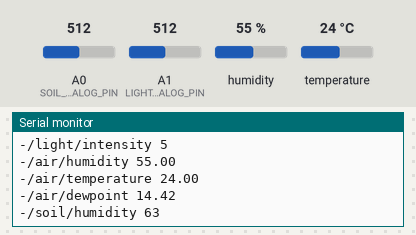
A sketch run on a simulated Arduino Uno, built with avr-gcc and run on an emulated ATmega328P. Shown: the last lines printed to the serial monitor. Wiring (inferred from the names in the program): DHT11 sensor: data pin 4. The test bench sets the inputs (shaded band); at power-on: humidity 55 %, A0 (SOIL_ANALOG_PIN) = 512, A1 (LIGHT_ANALOG_PIN) = 512, temperature 24 °C.

Above: at 4.0 s.
4.1 s: humidity set to 22 %
At 5.3 s:
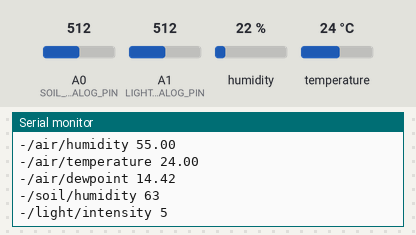
8.3 s: A0 (SOIL_ANALOG_PIN) set to 716
At 9.3 s:
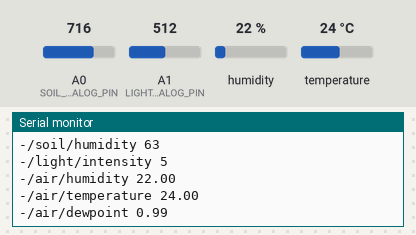
12.5 s: A1 (LIGHT_ANALOG_PIN) set to 716
At 15.1 s:
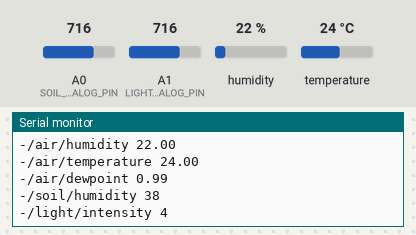
16.7 s: temperature set to 12 °C
At 20.8 s:
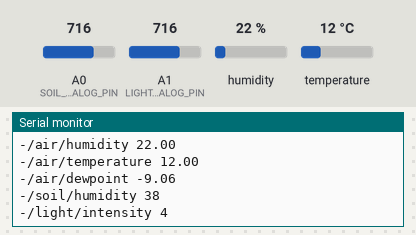
20.9 s: A0 (SOIL_ANALOG_PIN) set to 992
At 24.4 s:
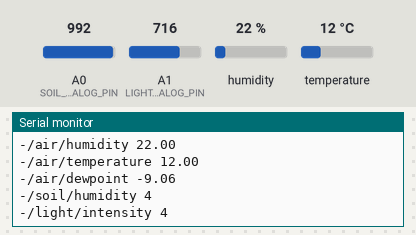
25.1 s: A1 (LIGHT_ANALOG_PIN) set to 992
At 28.3 s:
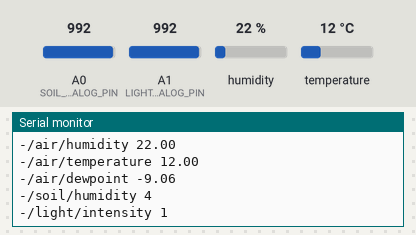
Timing chart, 0 to 29.8 s (numbered marks = the images above; inputs shaded):
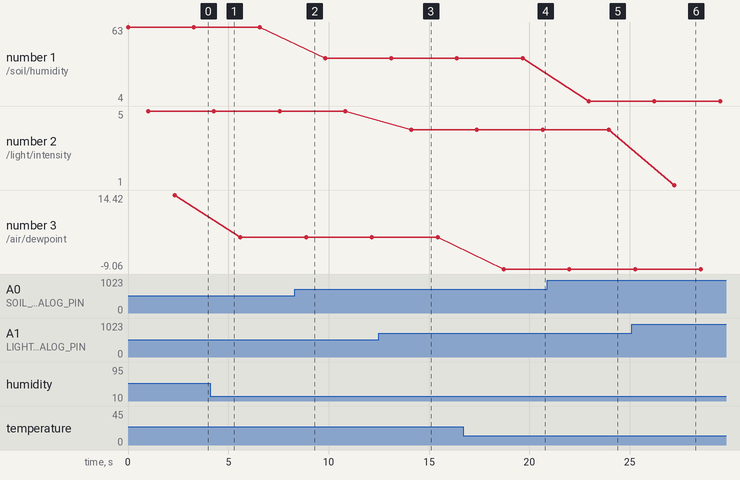

The sketch:

sketch_mar15a.ino
```cpp
    // Hardware requirement
// Soil http://dx.com/p/soil-humidity-moisture-detection-sensor-module-blue-black-white-200142
// DHT http://dx.com/p/arduino-digital-temperature-humidity-sensor-module-121350
// Photocell https://www.sparkfun.com/products/9088
// Extra sensors:
// http://air.imag.fr/index.php/SEN-08942
// http://dx.com/p/rain-raindrops-sensor-module-for-arduino-black-works-with-official-arduino-boards-228260

#include "DHT.h"

int SOIL_DIGITAL_PIN=2;
int SOIL_ANALOG_PIN=A0;

int LIGHT_ANALOG_PIN=A1;

int DHT_PIN=4;

#define DHT_TYPE DHT11   // DHT 11
//#define DHT_TYPE DHT22   // DHT 22  (AM2302)
//#define DHT_TYPE DHT21   // DHT 21 (AM2301)

// Connect middle pin of the sensor breadout to +5V
// Connect pin S of the sensor to whatever your DHTPIN is
// Connect pin - (on the right) of the sensor to GROUND

DHT dht(DHT_PIN, DHT_TYPE);

void setup() {
  Serial.begin(9600);

  pinMode(SOIL_DIGITAL_PIN, INPUT);
  dht.begin();
}

void loop() {

    Serial.print("-/soil/humidity ");
    Serial.print(map(analogRead(SOIL_ANALOG_PIN),200,1023,100,0));
//    Serial.print("/soil/alert ");
//    Serial.println(digitalRead(SOIL_DIGITAL_PIN));
    Serial.println();

  delay(1000);

  int lightSensorValue = analogRead(LIGHT_ANALOG_PIN);
  Serial.print("-/light/intensity ");
  Serial.print(map(lightSensorValue,0,1023,10,0));
  Serial.println();

  delay(1000);

  float humidity = dht.readHumidity();
  float temperature = dht.readTemperature();

  // check if returns are valid, if they are NaN (not a number) then something went wrong!
  if (isnan(humidity) || isnan(temperature)) {
    Serial.println("-/error DHT");
  } else {
    Serial.print("-/air/humidity ");
    Serial.print(humidity);
    Serial.println();
    Serial.print("-/air/temperature ");
    Serial.print(temperature);
    Serial.println();
    Serial.print("-/air/dewpoint ");
    Serial.print(dewPoint(temperature, humidity));
    Serial.println();
  }
  delay(1000);
}


// from http://arduino-info.wikispaces.com/DHT11-Humidity-TempSensor


/*-----( Declare User-written Functions )-----*/
//
//Celsius to Fahrenheit conversion
double Fahrenheit(double celsius)
{
        return 1.8 * celsius + 32;
}

//Celsius to Kelvin conversion
double Kelvin(double celsius)
{
        return celsius + 273.15;
}

// dewPoint function NOAA
// reference: http://wahiduddin.net/calc/density_algorithms.htm
double dewPoint(double celsius, double humidity)
{
        double A0= 373.15/(273.15 + celsius);
        double SUM = -7.90298 * (A0-1);
        SUM += 5.02808 * log10(A0);
        SUM += -1.3816e-7 * (pow(10, (11.344*(1-1/A0)))-1) ;
        SUM += 8.1328e-3 * (pow(10,(-3.49149*(A0-1)))-1) ;
        SUM += log10(1013.246);
        double VP = pow(10, SUM-3) * humidity;
        double T = log(VP/0.61078);   // temp var
        return (241.88 * T) / (17.558-T);
}

// delta max = 0.6544 wrt dewPoint()
// 5x faster than dewPoint()
// reference: http://en.wikipedia.org/wiki/Dew_point
double dewPointFast(double celsius, double humidity)
{
        double a = 17.271;
        double b = 237.7;
        double temp = (a * celsius) / (b + celsius) + log(humidity/100);
        double Td = (b * temp) / (a - temp);
        return Td;
}
```

DHT.cpp
```cpp
// (licence header left out)
#include "DHT.h"

#define MIN_INTERVAL 2000

DHT::DHT(uint8_t pin, uint8_t type, uint8_t count) {
  _pin = pin;
  _type = type;
  #ifdef __AVR
    _bit = digitalPinToBitMask(pin);
    _port = digitalPinToPort(pin);
  #endif
  _maxcycles = microsecondsToClockCycles(1000);  // 1 millisecond timeout for
                                                 // reading pulses from DHT sensor.
  // Note that count is now ignored as the DHT reading algorithm adjusts itself
  // basd on the speed of the processor.
}

void DHT::begin(void) {
  // set up the pins!
  pinMode(_pin, INPUT_PULLUP);
  // Using this value makes sure that millis() - lastreadtime will be
  // >= MIN_INTERVAL right away. Note that this assignment wraps around,
  // but so will the subtraction.
  _lastreadtime = -MIN_INTERVAL;
  DEBUG_PRINT("Max clock cycles: "); DEBUG_PRINTLN(_maxcycles, DEC);
}

//boolean S == Scale.  True == Fahrenheit; False == Celcius
float DHT::readTemperature(bool S, bool force) {
  float f = NAN;

  if (read(force)) {
    switch (_type) {
    case DHT11:
      f = data[2];
      if(S) {
        f = convertCtoF(f);
      }
      break;
    case DHT22:
    case DHT21:
      f = data[2] & 0x7F;
      f *= 256;
      f += data[3];
      f *= 0.1;
      if (data[2] & 0x80) {
        f *= -1;
      }
      if(S) {
        f = convertCtoF(f);
      }
      break;
    }
  }
  return f;
}

float DHT::convertCtoF(float c) {
  return c * 1.8 + 32;
}

float DHT::convertFtoC(float f) {
  return (f - 32) * 0.55555;
}

float DHT::readHumidity(bool force) {
  float f = NAN;
  if (read()) {
    switch (_type) {
    case DHT11:
      f = data[0];
      break;
    case DHT22:
    case DHT21:
      f = data[0];
      f *= 256;
      f += data[1];
      f *= 0.1;
      break;
    }
  }
  return f;
}

//boolean isFahrenheit: True == Fahrenheit; False == Celcius
float DHT::computeHeatIndex(float temperature, float percentHumidity, bool isFahrenheit) {
  // Using both Rothfusz and Steadman's equations
  // http://www.wpc.ncep.noaa.gov/html/heatindex_equation.shtml
  float hi;

  if (!isFahrenheit)
    temperature = convertCtoF(temperature);

  hi = 0.5 * (temperature + 61.0 + ((temperature - 68.0) * 1.2) + (percentHumidity * 0.094));

  if (hi > 79) {
    hi = -42.379 +
             2.04901523 * temperature +
            10.14333127 * percentHumidity +
            -0.22475541 * temperature*percentHumidity +
            -0.00683783 * pow(temperature, 2) +
            -0.05481717 * pow(percentHumidity, 2) +
             0.00122874 * pow(temperature, 2) * percentHumidity +
             0.00085282 * temperature*pow(percentHumidity, 2) +
            -0.00000199 * pow(temperature, 2) * pow(percentHumidity, 2);

    if((percentHumidity < 13) && (temperature >= 80.0) && (temperature <= 112.0))
      hi -= ((13.0 - percentHumidity) * 0.25) * sqrt((17.0 - abs(temperature - 95.0)) * 0.05882);

    else if((percentHumidity > 85.0) && (temperature >= 80.0) && (temperature <= 87.0))
      hi += ((percentHumidity - 85.0) * 0.1) * ((87.0 - temperature) * 0.2);
  }

  return isFahrenheit ? hi : convertFtoC(hi);
}

boolean DHT::read(bool force) {
  // Check if sensor was read less than two seconds ago and return early
  // to use last reading.
  uint32_t currenttime = millis();
  if (!force && ((currenttime - _lastreadtime) < 2000)) {
    return _lastresult; // return last correct measurement
  }
  _lastreadtime = currenttime;

  // Reset 40 bits of received data to zero.
  data[0] = data[1] = data[2] = data[3] = data[4] = 0;

  // Send start signal.  See DHT datasheet for full signal diagram:
  //   http://www.adafruit.com/datasheets/Digital%20humidity%20and%20temperature%20sensor%20AM2302.pdf

  // Go into high impedence state to let pull-up raise data line level and
  // start the reading process.
  digitalWrite(_pin, HIGH);
  delay(250);

  // First set data line low for 20 milliseconds.
  pinMode(_pin, OUTPUT);
  digitalWrite(_pin, LOW);
  delay(20);

  uint32_t cycles[80];
  {
    // Turn off interrupts temporarily because the next sections are timing critical
    // and we don't want any interruptions.
    InterruptLock lock;

    // End the start signal by setting data line high for 40 microseconds.
    digitalWrite(_pin, HIGH);
    delayMicroseconds(40);

    // Now start reading the data line to get the value from the DHT sensor.
    pinMode(_pin, INPUT_PULLUP);
    delayMicroseconds(10);  // Delay a bit to let sensor pull data line low.

    // First expect a low signal for ~80 microseconds followed by a high signal
    // for ~80 microseconds again.
    if (expectPulse(LOW) == 0) {
      DEBUG_PRINTLN(F("Timeout waiting for start signal low pulse."));
      _lastresult = false;
      return _lastresult;
    }
    if (expectPulse(HIGH) == 0) {
      DEBUG_PRINTLN(F("Timeout waiting for start signal high pulse."));
      _lastresult = false;
      return _lastresult;
    }

    // Now read the 40 bits sent by the sensor.  Each bit is sent as a 50
    // microsecond low pulse followed by a variable length high pulse.  If the
    // high pulse is ~28 microseconds then it's a 0 and if it's ~70 microseconds
    // then it's a 1.  We measure the cycle count of the initial 50us low pulse
    // and use that to compare to the cycle count of the high pulse to determine
    // if the bit is a 0 (high state cycle count < low state cycle count), or a
    // 1 (high state cycle count > low state cycle count). Note that for speed all
    // the pulses are read into a array and then examined in a later step.
    for (int i=0; i<80; i+=2) {
      cycles[i]   = expectPulse(LOW);
      cycles[i+1] = expectPulse(HIGH);
    }
  } // Timing critical code is now complete.

  // Inspect pulses and determine which ones are 0 (high state cycle count < low
  // state cycle count), or 1 (high state cycle count > low state cycle count).
  for (int i=0; i<40; ++i) {
    uint32_t lowCycles  = cycles[2*i];
    uint32_t highCycles = cycles[2*i+1];
    if ((lowCycles == 0) || (highCycles == 0)) {
      DEBUG_PRINTLN(F("Timeout waiting for pulse."));
      _lastresult = false;
      return _lastresult;
    }
    data[i/8] <<= 1;
    // Now compare the low and high cycle times to see if the bit is a 0 or 1.
    if (highCycles > lowCycles) {
      // High cycles are greater than 50us low cycle count, must be a 1.
      data[i/8] |= 1;
    }
    // Else high cycles are less than (or equal to, a weird case) the 50us low
    // cycle count so this must be a zero.  Nothing needs to be changed in the
    // stored data.
  }

  DEBUG_PRINTLN(F("Received:"));
  DEBUG_PRINT(data[0], HEX); DEBUG_PRINT(F(", "));
  DEBUG_PRINT(data[1], HEX); DEBUG_PRINT(F(", "));
  DEBUG_PRINT(data[2], HEX); DEBUG_PRINT(F(", "));
  DEBUG_PRINT(data[3], HEX); DEBUG_PRINT(F(", "));
  DEBUG_PRINT(data[4], HEX); DEBUG_PRINT(F(" =? "));
  DEBUG_PRINTLN((data[0] + data[1] + data[2] + data[3]) & 0xFF, HEX);

  // Check we read 40 bits and that the checksum matches.
  if (data[4] == ((data[0] + data[1] + data[2] + data[3]) & 0xFF)) {
    _lastresult = true;
    return _lastresult;
  }
  else {
    DEBUG_PRINTLN(F("Checksum failure!"));
    _lastresult = false;
    return _lastresult;
  }
}

// Expect the signal line to be at the specified level for a period of time and
// return a count of loop cycles spent at that level (this cycle count can be
// used to compare the relative time of two pulses).  If more than a millisecond
// ellapses without the level changing then the call fails with a 0 response.
// This is adapted from Arduino's pulseInLong function (which is only available
// in the very latest IDE versions):
//   https://github.com/arduino/Arduino/blob/master/hardware/arduino/avr/cores/arduino/wiring_pulse.c
uint32_t DHT::expectPulse(bool level) {
  uint32_t count = 0;
  // On AVR platforms use direct GPIO port access as it's much faster and better
  // for catching pulses that are 10's of microseconds in length:
  #ifdef __AVR
    uint8_t portState = level ? _bit : 0;
    while ((*portInputRegister(_port) & _bit) == portState) {
      if (count++ >= _maxcycles) {
        return 0; // Exceeded timeout, fail.
      }
    }
  // Otherwise fall back to using digitalRead (this seems to be necessary on ESP8266
  // right now, perhaps bugs in direct port access functions?).
  #else
    while (digitalRead(_pin) == level) {
      if (count++ >= _maxcycles) {
        return 0; // Exceeded timeout, fail.
      }
    }
  #endif

  return count;
}
```

DHT.h
```cpp
// (licence header left out)
#ifndef DHT_H
#define DHT_H

#if ARDUINO >= 100
 #include "Arduino.h"
#else
 #include "WProgram.h"
#endif


// Uncomment to enable printing out nice debug messages.
//#define DHT_DEBUG

// Define where debug output will be printed.
#define DEBUG_PRINTER Serial

// Setup debug printing macros.
#ifdef DHT_DEBUG
  #define DEBUG_PRINT(...) { DEBUG_PRINTER.print(__VA_ARGS__); }
  #define DEBUG_PRINTLN(...) { DEBUG_PRINTER.println(__VA_ARGS__); }
#else
  #define DEBUG_PRINT(...) {}
  #define DEBUG_PRINTLN(...) {}
#endif

// Define types of sensors.
#define DHT11 11
#define DHT22 22
#define DHT21 21
#define AM2301 21


class DHT {
  public:
   DHT(uint8_t pin, uint8_t type, uint8_t count=6);
   void begin(void);
   float readTemperature(bool S=false, bool force=false);
   float convertCtoF(float);
   float convertFtoC(float);
   float computeHeatIndex(float temperature, float percentHumidity, bool isFahrenheit=true);
   float readHumidity(bool force=false);
   boolean read(bool force=false);

 private:
  uint8_t data[5];
  uint8_t _pin, _type;
  #ifdef __AVR
    // Use direct GPIO access on an 8-bit AVR so keep track of the port and bitmask
    // for the digital pin connected to the DHT.  Other platforms will use digitalRead.
    uint8_t _bit, _port;
  #endif
  uint32_t _lastreadtime, _maxcycles;
  bool _lastresult;

  uint32_t expectPulse(bool level);

};

class InterruptLock {
  public:
   InterruptLock() {
    noInterrupts();
   }
   ~InterruptLock() {
    interrupts();
   }

};

#endif
```

Measured:
- after the input at 12.5 s, the serial monitor: prints a new line after 1.6 s (image 3)
- after the input at 16.7 s, the serial monitor: prints a new line after 2.0 s (image 4)
- after the input at 20.9 s, the serial monitor: prints a new line after 2.0 s (image 5)
- after the input at 25.1 s, the serial monitor: prints a new line after 2.1 s (image 6)
- plotted number 1: 63 → 38 after the input at 8.3 s
- plotted number 2: 5 → 4 after the input at 12.5 s, 4 → 1 after the input at 25.1 s
- plotted number 3: 14.42 → 0.99 after the input at 4.1 s, 0.99 → -9.06 after the input at 16.7 s
